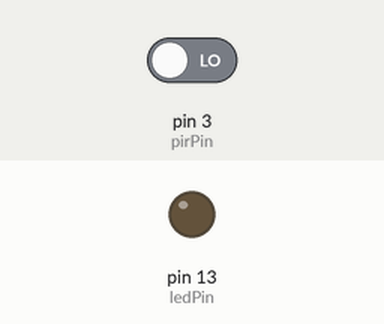
Simulated run of this sketch. Board: Arduino Uno, built with avr-gcc and run on an emulated ATmega328P. Parts: output pins drawn as LEDs (lit = HIGH). The test bench sets the inputs (shaded band); at power-on: pin 3 (pirPin) LOW. What the sketch prints to the serial monitor is not drawn.

Above: at 1.2 s.
1.3 s: pin 3 (pirPin) driven HIGH
At 2.8 s:
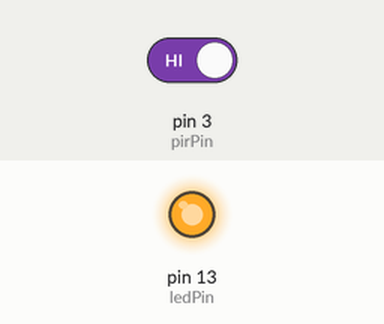
Timing chart, 0 to 8.4 s (numbered marks = the images above; inputs shaded):
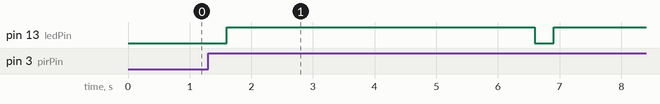

The sketch:

sketch_feb11a.ino
```cpp
int pirPin = 3;   // PIR sensor pin
int ledPin = 13;  // LED pin

int motionCounter = 0;
const int motionThreshold = 3;  // Allows small sensitivity filtering

void setup() {
  pinMode(pirPin, INPUT);
  pinMode(ledPin, OUTPUT);
  Serial.begin(9600);
}

void loop() {
  if (digitalRead(pirPin) == HIGH) {
    motionCounter++;
    Serial.print("Motion detected! Count: ");
    Serial.println(motionCounter);
    delay(100);  // Small delay to prevent rapid false triggers
  } else {
    motionCounter = 0;  // Reset if no motion
  }

  if (motionCounter >= motionThreshold) {
    Serial.println("🚨 INTRUDER ALERT! 🚨");
    digitalWrite(ledPin, HIGH);
    delay(5000);  // LED stays on for 5 seconds
    digitalWrite(ledPin, LOW);
    motionCounter = 0;
  }
}
```

Measured:
- after the input at 1.3 s, pin 13 (ledPin): LOW → HIGH after 0.30 s, → LOW 5.0 s later, → HIGH 0.30 s later
